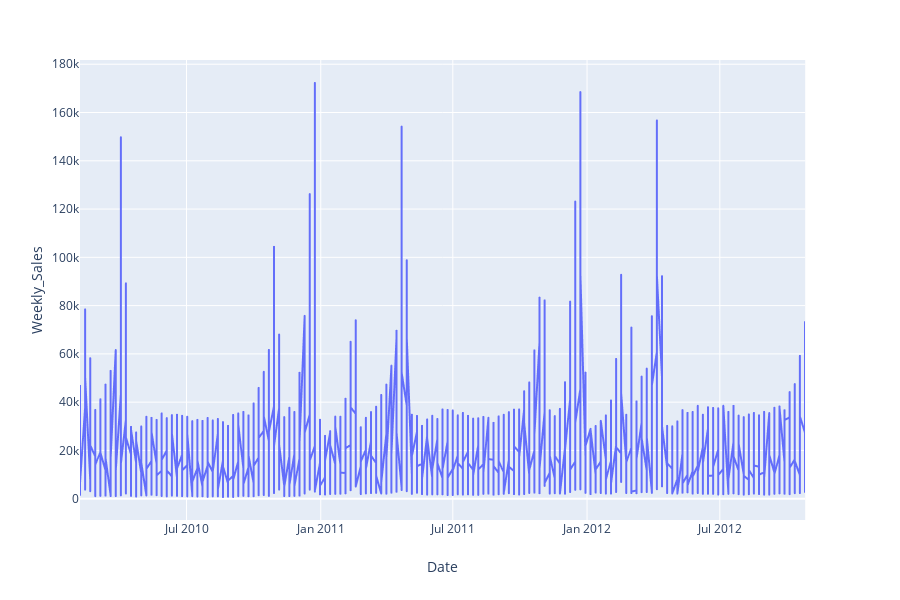

Write notebook code for a chart like this one.
### Code cell
fig = px.line(sales_data[sales_data['Dept'] == 1], x='Date', y='Weekly_Sales')
fig.show()

### Figure 1 — Plotly figure (JSON) as saved in the notebook; plotly's stock layout.template omitted (floating-point values rounded to 4 significant figures; data arrays with more than 128 entries replaced by an {"elided": "..."} marker saying what was removed)
{"data": [{"hoverlabel": {"namelength": 0}, "hovertemplate": "Date=%{x}<br>Weekly_Sales=%{y}", "legendgroup": "", "line": {"color": "#636efa", "dash": "solid"}, "mode": "lines", "name": "", "showlegend": false, "type": "scattergl", "x": {"elided": "6435 str values"}, "xaxis": "x", "y": {"elided": "6435 float values"}, "yaxis": "y"}], "layout": {"height": 600, "legend": {"tracegroupgap": 0}, "margin": {"t": 60}, "xaxis": {"anchor": "y", "domain": [0, 0.98], "title": {"text": "Date"}}, "yaxis": {"anchor": "x", "domain": [0, 1], "title": {"text": "Weekly_Sales"}}}}
